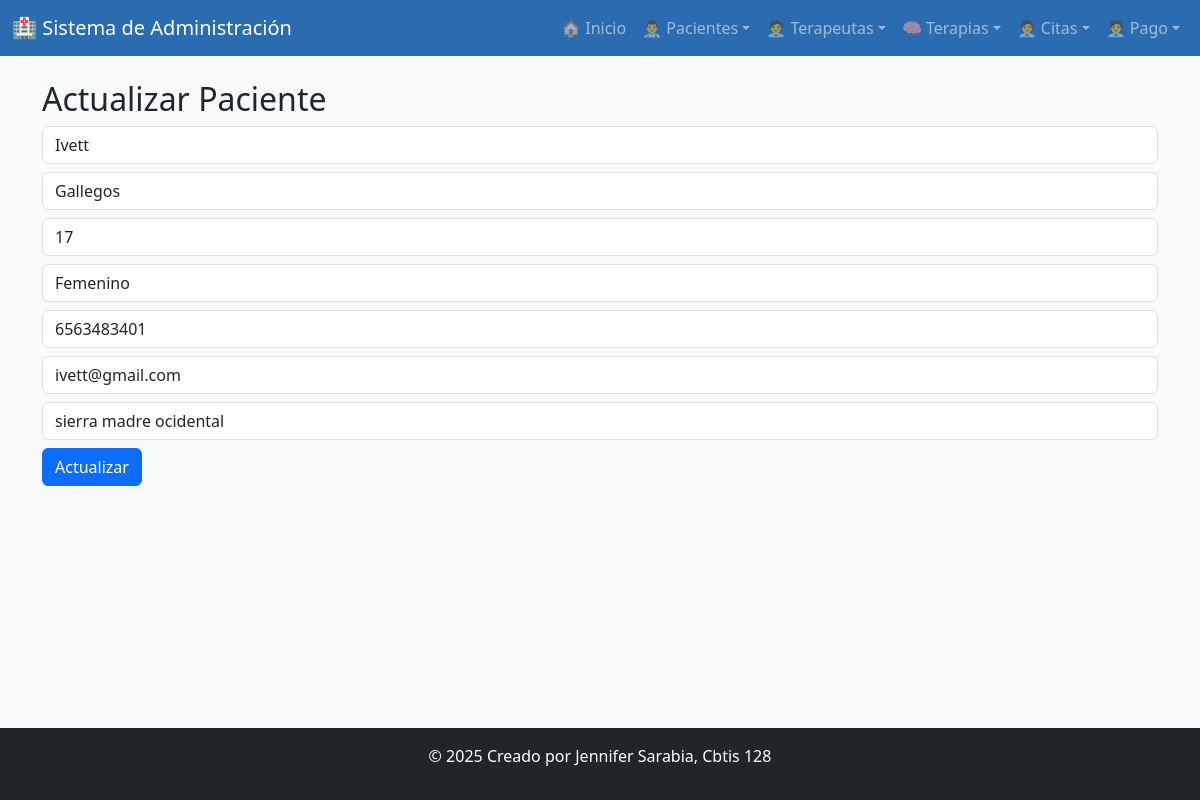
The app's page /actualizar_paciente/2/ with its own data.
### app_paciente/models.py (models this page shows, shortened)
class Paciente(models.Model):
    nom_pac = models.CharField(max_length=100)
    ape_pac = models.CharField(max_length=100)
    edad_pac = models.PositiveIntegerField()
    genero_pac = models.CharField(max_length=20)
    tel_pac = models.CharField(max_length=15)
    correo_pac = models.EmailField(max_length=80, unique=True)
    direccion_pac = models.CharField(max_length=120)
    fecha_reg_pac = models.DateTimeField(auto_now_add=True)

### app_paciente/views.py (the view)
# urls.py: path('actualizar_paciente/<int:id>/', views.actualizar_paciente, name='actualizar_paciente'),
def actualizar_paciente(request, id):
    paciente = get_object_or_404(Paciente, pk=id)
    return render(request, 'pacientes/actualizar_paciente.html', {'paciente': paciente})

### app_paciente/templates/pacientes/actualizar_paciente.html (shortened to what this page needs)
{% extends 'base.html' %}
{% block content %}
<h2>Actualizar Paciente</h2>
<form method="POST" action="/realizar_actualizacion_paciente/{{ paciente.id }}/">
  <input type="text" name="nom_pac" value="{{ paciente.nom_pac }}" class="form-control mb-2">
  <input type="text" name="ape_pac" value="{{ paciente.ape_pac }}" class="form-control mb-2">
  <input type="number" name="edad_pac" value="{{ paciente.edad_pac }}" class="form-control mb-2">
  <input type="text" name="genero_pac" value="{{ paciente.genero_pac }}" class="form-control mb-2">
  <input type="text" name="tel_pac" value="{{ paciente.tel_pac }}" class="form-control mb-2">
  <input type="email" name="correo_pac" value="{{ paciente.correo_pac }}" class="form-control mb-2">
  <input type="text" name="direccion_pac" value="{{ paciente.direccion_pac }}" class="form-control mb-2">
  <button type="submit" class="btn btn-primary">Actualizar</button>
</form>
{% endblock %}

### records on screen
Paciente: nom_pac "Ivett", ape_pac "Gallegos", edad_pac "17", genero_pac "Femenino", tel_pac "6563483401", correo_pac "ivett@gmail.com", direccion_pac "sierra madre ocidental"
